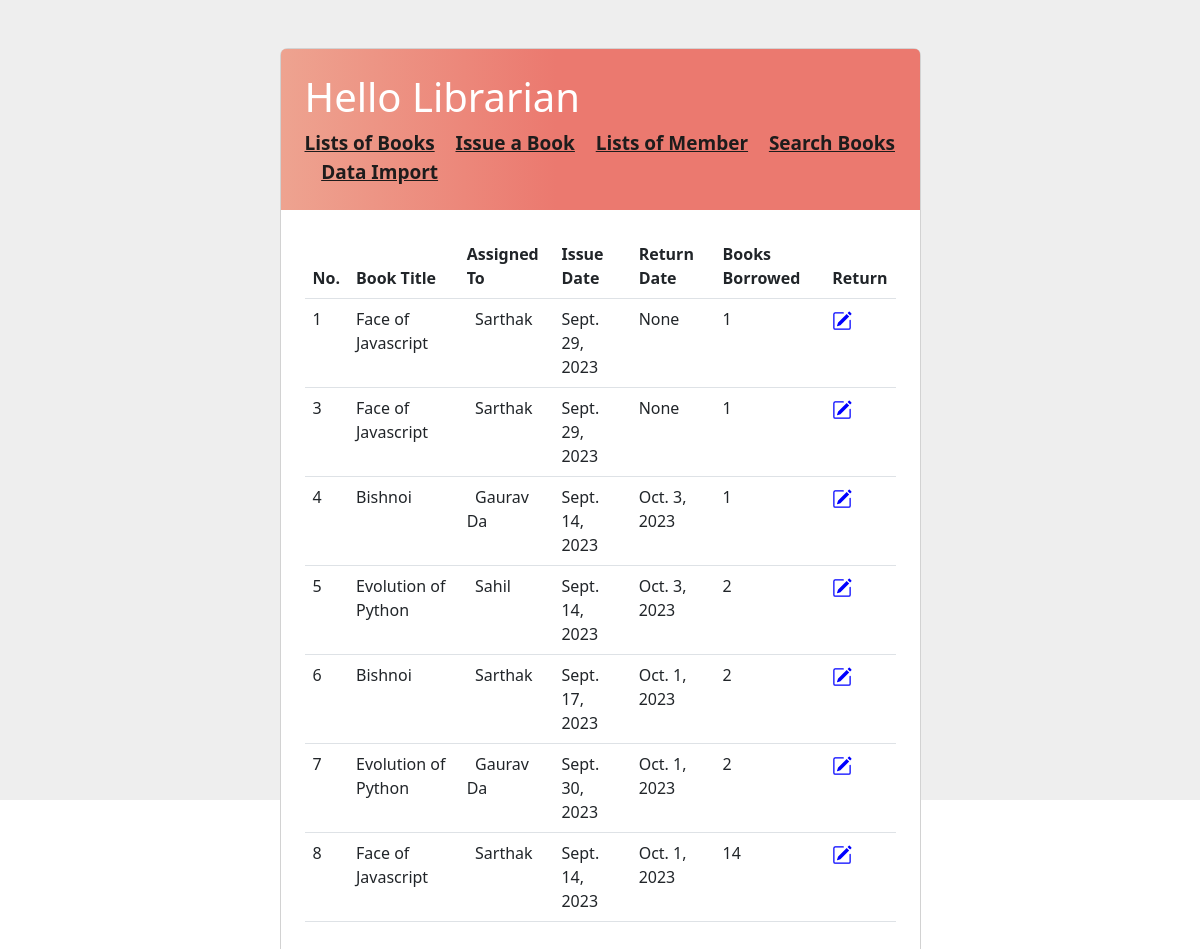
/home/, run on the app's committed database.
### web/models.py (models this page shows, shortened)
class Transaction(models.Model):
    book = models.ForeignKey(Book, on_delete=models.CASCADE)
    member = models.ForeignKey(Member, on_delete=models.CASCADE)
    issue_date = models.DateField()
    return_date = models.DateField(null=True, blank=True)
    quantity = models.PositiveBigIntegerField(default=1)
    fee = models.DecimalField(max_digits=10, decimal_places=2, null=True, blank=True)

class Book(models.Model):
    title = models.CharField(max_length=200)
    author = models.CharField(max_length=100)
    isbn = models.CharField(max_length=20)
    publisher = models.CharField(max_length=100)
    page_count = models.PositiveIntegerField()
    stock = models.PositiveIntegerField(default=0)
    price = models.DecimalField(max_digits=10, decimal_places=2, default=1)  # Add this line for the price
    def __str__(self):
        return self.title

class Member(models.Model):
    name = models.CharField(max_length=100)
    email = models.EmailField(unique=True)
    outstanding_debt = models.DecimalField(max_digits=10, decimal_places=2, default=0)
    def __str__(self):
        return self.name

### web/views.py (the view)
# urls.py: 2. Add a URL to urlpatterns:  path('', views.home, name='home')
def home(request):
    books = Book.objects.all()
    trans = Transaction.objects.all()
    return render(request, 'home.html', {'books': books, 'trans':trans})

### templates/home.html (shortened to what this page needs)
<!DOCTYPE html>
<html lang="en">
<head>
    <link rel="stylesheet" href="https://cdn.jsdelivr.net/npm/bootstrap@5.2.3/dist/css/bootstrap.min.css">
</head>
<body>
    <section class="vh-100" style="background-color: #eee;">
        <div class="container py-5 h-100">
          <div class="row d-flex justify-content-center align-items-center h-100">
            <div class="col col-lg-9 col-xl-7">
              <div class="card rounded-3">
                <div class="header-bar">
                    <div>
                        <h1>Hello Librarian</h1>
                        <a href="{% url 'list_books' %}"><strong>Lists of Books</strong></a>  &nbsp;&nbsp;&nbsp;
                        <a href="{% url 'issue_book' %}"><strong>Issue a Book</strong></a> &nbsp;&nbsp;&nbsp;
                        <a href="{% url 'list_members' %}"><strong>Lists of Member</strong></a> &nbsp;&nbsp;&nbsp;
                        <a href="{% url 'search_books' %}"><strong>Search Books</strong></a> &nbsp;&nbsp;&nbsp;
                        <a href="{% url 'import_books' %}"><strong>Data Import</strong></a>
                    </div>
                </div>
                <div class="card-body p-4">
                  <table class="table mb-4">
                    <thead>
                      <tr>
                        <th scope="col">No.</th>
                        <th scope="col">Book Title</th>
                        <th scope="col">Assigned To</th>
                        <th scope="col">Issue Date</th>
                        <th scope="col">Return Date</th>
                        <th scope="col">Books Borrowed</th>
                        <th scope="col">Return</th>
                      </tr>
                    </thead>
                    <tbody>
                      {% for task in trans %}
                        {% if task.quantity > 0 %}
                            <tr>
                                <td>{{ forloop.counter }}</td>
                                <td>{{ task.book }}</td>
                                <td>&nbsp;&nbsp;{{ task.member }}</td>
                                <td>{{ task.issue_date }}</td>
                                <td>{{ task.return_date }}</td>
                                <td>{{ task.quantity }}</td>
                                <td>
                                    <a href="/transactions/return/{{ task.id }}">
                                    </a>
                                </td>
                            </tr>
                        {% endif %}
                      {% endfor %}
                    </tbody>
                  </table>
                </div>
              </div>
            </div>
          </div>
        </div>
      </section>
</body>
</html>

### templates/home.html (style rules this page uses)
.header-bar { display: flex; justify-content: space-between; color: #fff; padding: 24px; border-radius: 5px 5px 0 0; background: linear-gradient(90deg, #EEA390 0%, #EB796F 43%, #EB796F 100%); }
.header-bar a { color: rgb(30 28 28); font-size: 19px; }

### data on the page
Transaction: book "Face of Javascript", member "Sarthak", issue_date "Sept. 29, 2023", return_date "None", quantity "1"
Transaction: book "Face of Javascript", member "Sarthak", issue_date "Sept. 29, 2023", return_date "None", quantity "1"
Transaction: book "Bishnoi", member "Gaurav Da", issue_date "Sept. 14, 2023", return_date "Oct. 3, 2023", quantity "1"
Transaction: book "Evolution of Python", member "Sahil", issue_date "Sept. 14, 2023", return_date "Oct. 3, 2023", quantity "2"
Transaction: book "Bishnoi", member "Sarthak", issue_date "Sept. 17, 2023", return_date "Oct. 1, 2023", quantity "2"
Transaction: book "Evolution of Python", member "Gaurav Da", issue_date "Sept. 30, 2023", return_date "Oct. 1, 2023", quantity "2"
Transaction: book "Face of Javascript", member "Sarthak", issue_date "Sept. 14, 2023", return_date "Oct. 1, 2023", quantity "14"
